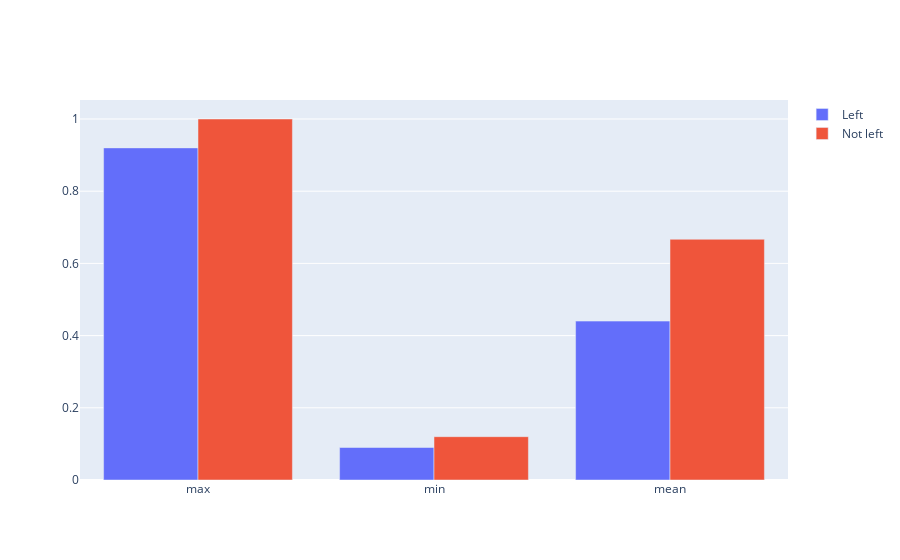

Source (notebook cell):
### Markdown cell above
### Max, min and mean satisfaction level of retired and remaining employees

### Code cell
fig = go.Figure(data=[
    go.Bar(name='Left', x=['max', 'min', 'mean'], y=[data[data.left==1].satisfaction_level.max(),
                                                     data[data.left==1].satisfaction_level.min(),
                                                     data[data.left==1].satisfaction_level.mean()]),
    go.Bar(name='Not left', x=['max', 'min', 'mean'], y=[data[data.left==0].satisfaction_level.max(),
                                                         data[data.left==0].satisfaction_level.min(),
                                                         data[data.left==0].satisfaction_level.mean()])
])
# Change the bar mode
fig.update_layout(barmode='group')
iplot(fig)

### Figure 1 — Plotly figure (JSON) as saved in the notebook; plotly's stock layout.template omitted (floating-point values rounded to 4 significant figures)
{"data": [{"name": "Left", "type": "bar", "x": ["max", "min", "mean"], "y": [0.92, 0.09, 0.4401]}, {"name": "Not left", "type": "bar", "x": ["max", "min", "mean"], "y": [1, 0.12, 0.6668]}], "layout": {"barmode": "group"}}
